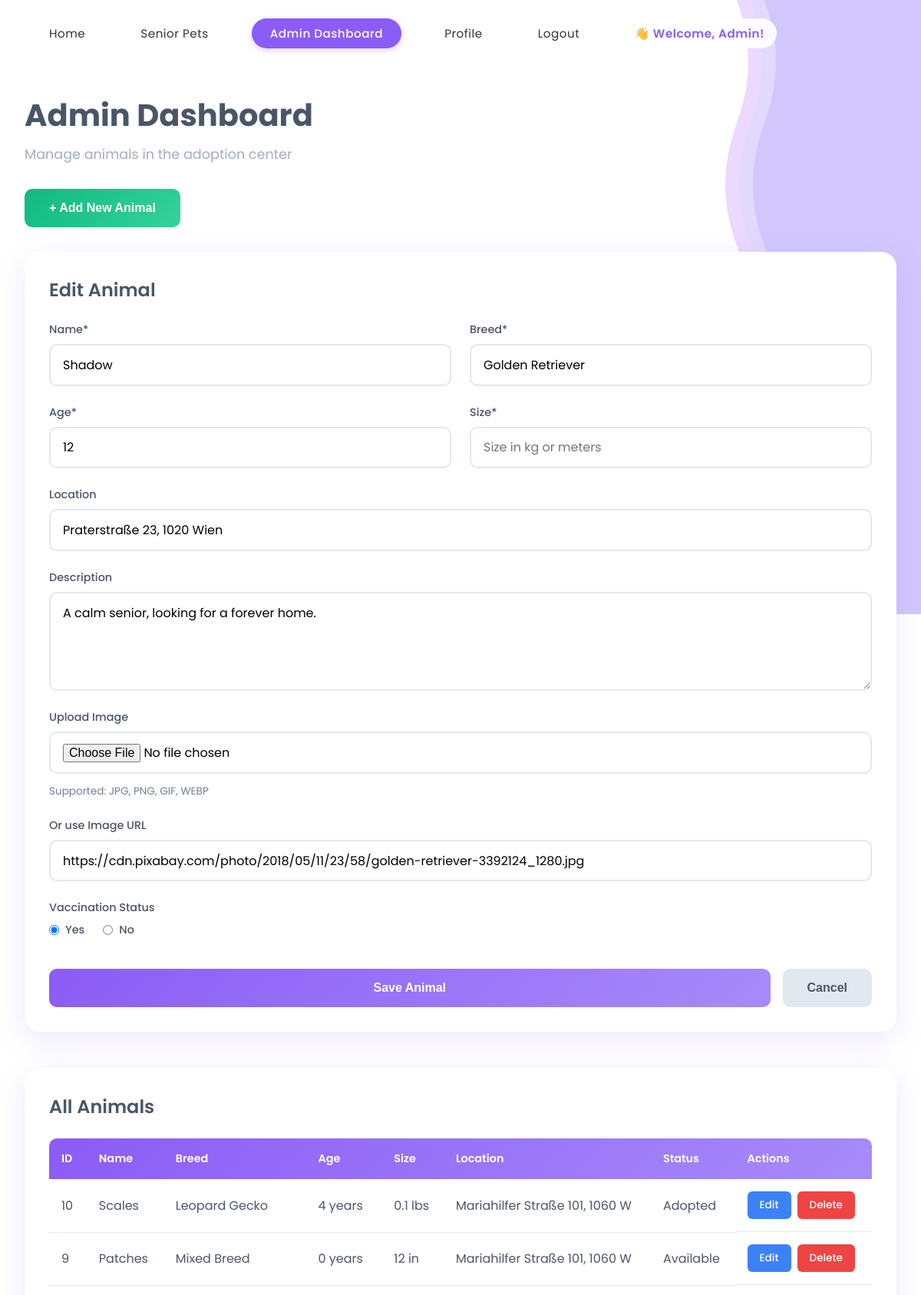
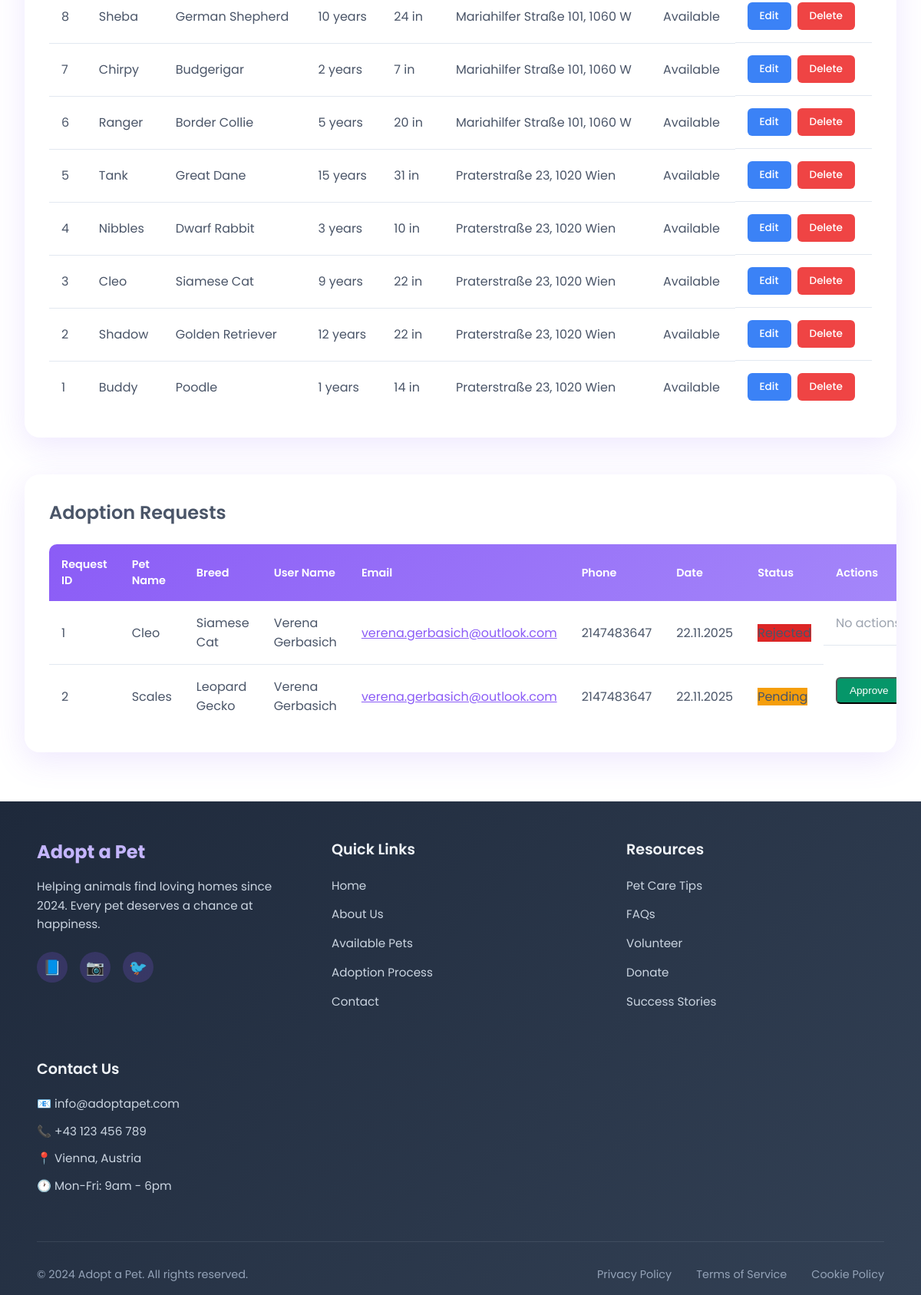
Screenshot of /php/dashboard.php?edit=2 (signed in) with the database file from the repository (2 pictures, top to bottom).
### tables this page shows
CREATE TABLE IF NOT EXISTS `animals` (
  `ID` int NOT NULL AUTO_INCREMENT,
  `name` varchar(25) DEFAULT NULL,
  `photo` varchar(500) DEFAULT NULL,
  `location` varchar(30) DEFAULT NULL,
  `description` varchar(255) DEFAULT NULL,
  `size` varchar(10) DEFAULT NULL,
  `age` int DEFAULT NULL,
  `vaccinated` enum('Yes','No') DEFAULT NULL,
  `breed` varchar(30) DEFAULT NULL,
  `status` enum('Adopted','Available') NOT NULL,
  PRIMARY KEY (`ID`)
);

CREATE TABLE IF NOT EXISTS `pet_adoption` (
  `ID` int NOT NULL AUTO_INCREMENT,
  `user_id` int NOT NULL,
  `pet_id` int NOT NULL,
  `adoption_date` date NOT NULL,
  `adoption_status` varchar(50) DEFAULT 'Pending',
  PRIMARY KEY (`ID`)
);

CREATE TABLE IF NOT EXISTS `users` (
  `ID` int NOT NULL AUTO_INCREMENT,
  `first_name` varchar(25) DEFAULT NULL,
  `last_name` varchar(30) DEFAULT NULL,
  `email` varchar(50) DEFAULT NULL,
  `phone_number` int DEFAULT NULL,
  `address` varchar(50) DEFAULT NULL,
  `picture` blob,
  `password` varchar(255) DEFAULT NULL,
  `role` varchar(20) DEFAULT 'user',
  PRIMARY KEY (`ID`)
);

### php/dashboard.php (the view, shortened to what the rows shown need)
<?php
require_once '../config/db-connection.php';
$sql = "SELECT * FROM animals ORDER BY id DESC";
$result = mysqli_query($conn, $sql);
$edit_animal = null;
if (isset($_GET['edit'])) {
    $edit_id = (int)$_GET['edit'];
    $edit_sql = "SELECT * FROM animals WHERE ID = $edit_id";
    $edit_result = mysqli_query($conn, $edit_sql);
    if (mysqli_num_rows($edit_result) > 0) {
        $edit_animal = mysqli_fetch_assoc($edit_result);
    }
}
?>
<!DOCTYPE html>
<html lang="en">
<head>
    <link rel="stylesheet" href="../css/base.css">
    <link rel="stylesheet" href="../css/forms.css">
    <link rel="stylesheet" href="../css/dashboard.css">
    <link rel="stylesheet" href="../css/responsive.css">
</head>
<body>
    <section class="dashboard-section">
        <div class="dashboard-container">
            <h1 class="dashboard-title">Admin Dashboard</h1>
            <div id="animalForm" class="animal-form" style="display: <?php echo $edit_animal ? 'block' : 'none'; ?>;">
                <h2 class="form-heading"><?php echo $edit_animal ? 'Edit Animal' : 'Add New Animal'; ?></h2>
                <form method="POST" action="dashboard.php" class="dashboard-form" enctype="multipart/form-data">
                    <div class="form-row">
                        <div class="form-group">
                            <label for="name">Name*</label>
                            <input type="text" id="name" name="name" value="<?php echo $edit_animal ? htmlspecialchars($edit_animal['name']) : ''; ?>" required>
                        </div>
                        <div class="form-group">
                            <label for="breed">Breed*</label>
                            <input type="text" id="breed" name="breed" value="<?php echo $edit_animal ? htmlspecialchars($edit_animal['breed']) : ''; ?>" required>
                        </div>
                    </div>
                    <div class="form-row">
                        <div class="form-group">
                            <label for="age">Age*</label>
                            <input type="number" id="age" name="age" min="0" value="<?php echo $edit_animal ? $edit_animal['age'] : ''; ?>" required>
                        </div>
                    </div>
                    <div class="form-group">
                        <label for="location">Location</label>
                        <input type="text" id="location" name="location" value="<?php echo $edit_animal ? htmlspecialchars($edit_animal['location']) : ''; ?>">
                    </div>
                    <div class="form-group">
                        <label for="description">Description</label>
                        <textarea id="description" name="description" rows="4"><?php echo $edit_animal ? htmlspecialchars($edit_animal['description']) : ''; ?></textarea>
                    </div>
                    <div class="form-group">
                        <label for="photo_url">Or use Image URL</label>
                        <input type="text" id="photo_url" name="photo_url" value="<?php echo $edit_animal ? htmlspecialchars($edit_animal['photo']) : ''; ?>" placeholder="https://example.com/pet.jpg">
                    </div>
                    <div class="form-group">
                        <div style="display:flex;gap:1.5rem;align-items:center;">
                            <label style="display:flex;align-items:center;gap:0.5rem;cursor:pointer;">
                                <input type="radio" name="vaccinated" value="Yes"
                                    <?php
                                    if ($edit_animal) {
                                        echo ($edit_animal['vaccinated'] === 'Yes') ? 'checked' : '';
                                    }
                                    ?> required>
                                <span>Yes</span>
                            </label>
                            <label style="display:flex;align-items:center;gap:0.5rem;cursor:pointer;">
                                <input type="radio" name="vaccinated" value="No"
                                    <?php
                                    if ($edit_animal) {
                                        echo ($edit_animal['vaccinated'] === 'No' || empty($edit_animal['vaccinated'])) ? 'checked' : '';
                                    } else {
                                        echo 'checked';
                                    }
                                    ?> required>
                                <span>No</span>
                            </label>
                        </div>
                    </div>
                </form>
            </div>
            <div class="dashboard-table">
                <h2 class="table-heading">All Animals</h2>
                <table class="data-table">
                    <thead>
                        <tr>
                            <th>ID</th>
                            <th>Name</th>
                            <th>Breed</th>
                            <th>Age</th>
                            <th>Size</th>
                            <th>Location</th>
                            <th>Status</th>
                            <th>Actions</th>
                        </tr>
                    </thead>
                    <tbody>
                        <?php if (mysqli_num_rows($result) > 0): ?>
                            <?php while ($animal = mysqli_fetch_assoc($result)): ?>
                                <tr>
                                    <td><?php echo isset($animal['ID']) ? $animal['ID'] : $animal['id']; ?></td>
                                    <td><?php echo htmlspecialchars($animal['name']); ?></td>
                                    <td><?php echo htmlspecialchars($animal['breed']); ?></td>
                                    <td><?php echo $animal['age']; ?> years</td>
                                    <td><?php echo htmlspecialchars($animal['size']); ?></td>
                                    <td><?php echo htmlspecialchars($animal['location']); ?></td>
                                    <td>
                                        <span class="badge <?php echo $animal['status'] === 'Available' ? 'badge-available' : 'badge-adopted'; ?>">
                                            <?php echo htmlspecialchars($animal['status']); ?>
                                        </span>
                                    </td>
                                    <td class="action-buttons">
                                        <a href="dashboard.php?edit=<?php echo isset($animal['ID']) ? $animal['ID'] : $animal['id']; ?>" class="edit-btn">Edit</a>
                                        <a href="dashboard.php?delete=<?php echo isset($animal['ID']) ? $animal['ID'] : $animal['id']; ?>"
                                           class="delete-btn"
                                           onclick="return confirm('Are you sure you want to delete <?php echo htmlspecialchars($animal['name']); ?>?')">Delete</a>
                                    </td>
                                </tr>
                            <?php endwhile; ?>
                        <?php endif; ?>
                    </tbody>
                </table>
            </div>
            <?php
            $adoption_sql = "SELECT pa.*, u.first_name, u.last_name, u.email, u.phone_number, a.name as pet_name, a.breed
                            FROM pet_adoption pa
                            LEFT JOIN users u ON pa.user_id = u.ID
                            LEFT JOIN animals a ON pa.pet_id = a.ID
                            ORDER BY pa.adoption_date DESC";
            $adoptions_result = mysqli_query($conn, $adoption_sql);
            ?>
            <?php if ($adoptions_result && mysqli_num_rows($adoptions_result) > 0): ?>
            <div class="dashboard-table" style="margin-top: 3rem;">
                <h2 class="table-heading">Adoption Requests</h2>
                <table class="data-table">
                    <thead>
                        <tr>
                            <th>Request ID</th>
                            <th>Pet Name</th>
                            <th>Breed</th>
                            <th>User Name</th>
                            <th>Email</th>
                            <th>Phone</th>
                            <th>Date</th>
                            <th>Status</th>
                            <th>Actions</th>
                        </tr>
                    </thead>
                    <tbody>
                        <?php while ($adoption = mysqli_fetch_assoc($adoptions_result)): ?>
                            <tr>
                                <td><?php echo $adoption['ID']; ?></td>
                                <td><?php echo htmlspecialchars($adoption['pet_name']); ?></td>
                                <td><?php echo htmlspecialchars($adoption['breed']); ?></td>
                                <td><?php echo htmlspecialchars($adoption['first_name'] . ' ' . $adoption['last_name']); ?></td>
                                <td><a href="mailto:<?php echo htmlspecialchars($adoption['email']); ?>" style="color:#8b5cf6;"><?php echo htmlspecialchars($adoption['email']); ?></a></td>
                                <td><?php echo htmlspecialchars($adoption['phone_number'] ?: 'N/A'); ?></td>
                                <td><?php echo date('d.m.Y', strtotime($adoption['adoption_date'])); ?></td>
                                <td>
                                    <?php
                                    $status_colors = [
                                        'Pending' => '#f59e0b',
                                        'Approved' => '#059669',
                                        'Rejected' => '#dc2626'
                                    ];
                                    $color = $status_colors[$adoption['adoption_status']] ?? '#8b5cf6';
                                    ?>
                                    <span class="badge" style="background:<?php echo $color; ?>;">
                                        <?php echo htmlspecialchars($adoption['adoption_status']); ?>
                                    </span>
                                </td>
                                <td class="action-buttons">
                                    <?php if ($adoption['adoption_status'] === 'Pending'): ?>
                                        <form method="POST" style="display:inline-block;margin-right:0.5rem;">
                                            <button type="submit" name="update_adoption_status" class="edit-btn" style="background:#059669;">Approve</button>
                                        </form>
                                    <?php else: ?>
                                        <span style="color:#9ca3af;">No actions</span>
                                    <?php endif; ?>
                                </td>
                            </tr>
                        <?php endwhile; ?>
                    </tbody>
                </table>
            </div>
            <?php endif; ?>
        </div>
    </section>
</body>
</html>

### rows the page displays
animals: name "Shadow", breed "Golden Retriever", age "12", location "Praterstraße 23, 1020 Wien", description "A calm senior, looking for a forever home.", photo_url "https://cdn.pixabay.com/photo/2018/05/11/23/58/golden-retriever-3392124_1280.jpg", vaccinated "☑ Yes", vaccinated "☐ No", ID "2", size "22 in", status "Available"
animals: ID "10", name "Scales", breed "Leopard Gecko", age "4", size "0.1 lbs", location "Mariahilfer Straße 101, 1060 W", status "Adopted"
animals: ID "9", name "Patches", breed "Mixed Breed", age "0", size "12 in", location "Mariahilfer Straße 101, 1060 W", status "Available"
animals: ID "8", name "Sheba", breed "German Shepherd", age "10", size "24 in", location "Mariahilfer Straße 101, 1060 W", status "Available"
animals: ID "7", name "Chirpy", breed "Budgerigar", age "2", size "7 in", location "Mariahilfer Straße 101, 1060 W", status "Available"
animals: ID "6", name "Ranger", breed "Border Collie", age "5", size "20 in", location "Mariahilfer Straße 101, 1060 W", status "Available"
animals: ID "5", name "Tank", breed "Great Dane", age "15", size "31 in", location "Praterstraße 23, 1020 Wien", status "Available"
animals: ID "4", name "Nibbles", breed "Dwarf Rabbit", age "3", size "10 in", location "Praterstraße 23, 1020 Wien", status "Available"
animals: ID "3", name "Cleo", breed "Siamese Cat", age "9", size "22 in", location "Praterstraße 23, 1020 Wien", status "Available"
animals: ID "1", name "Buddy", breed "Poodle", age "1", size "14 in", location "Praterstraße 23, 1020 Wien", status "Available"
pet_adoption: ID "1", animals.name "Cleo", animals.breed "Siamese Cat", user.last_name "Verena Gerbasich", user.email "verena.gerbasich@outlook.com", user.phone_number "2147483647", adoption_date "22.11.2025", adoption_status "Rejected", shows "No…"
pet_adoption: ID "2", animals.name "Scales", animals.breed "Leopard Gecko", user.last_name "Verena Gerbasich", user.email "verena.gerbasich@outlook.com", user.phone_number "2147483647", adoption_date "22.11.2025", adoption_status "Pending"

### other values shown
$_SESSION['user']['first_name'] "Admin"
